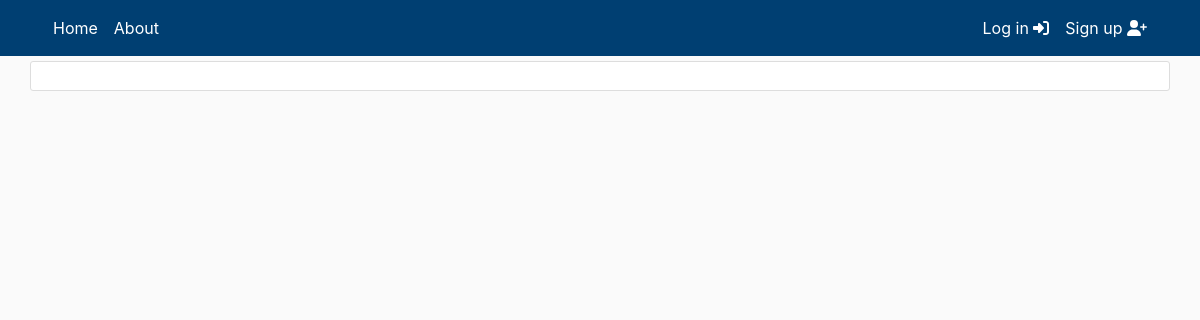
The page /cats/sphynx-cat on the database as committed earlier.
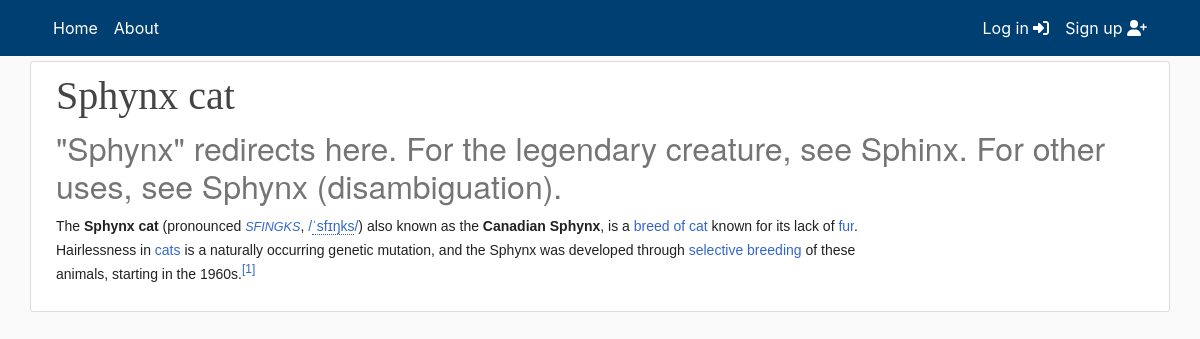
The same page on the database as committed later.
### main/models.py (models this page shows, shortened)
class Article(models.Model):
    title = models.CharField(max_length=200)
    subtitle = models.CharField(max_length=200, default="", blank=True)
    article_slug = models.SlugField("Article slug",
                                    null=False,
                                    blank=False,
                                    unique=True)
    content = HTMLField(blank=True, default="")
    notes = HTMLField(blank=True, default="")
    published = models.DateTimeField("Date published", default=timezone.now)
    modified = models.DateTimeField("Date modified", default=timezone.now)
    series = models.ForeignKey(ArticleSeries,
                               default="",
                               verbose_name="Series",
                               on_delete=models.SET_DEFAULT)
    @property
    def slug(self):
        return self.series.slug + "/" + self.article_slug
    class Meta:
        verbose_name_plural = "Article"
        ordering = ['title', '-published']

### main/views.py (the view)
# urls.py: path("<series>/<article>", views.article, name="article"),
def article(request, series: str, article: str):
    matching_article = Article.objects.filter(series__slug=series,
                                              article_slug=article).first()
    return render(request=request,
                  template_name='main/article.html',
                  context={"object": matching_article})

### main/templates/main/article.html
{% extends "main/header.html" %}
{% block content %}
<div class="row media content-section mobiledevice">
    <div class="col-lg-12 col-md-12 col-sm-12">
        <div class="d-flex">
            <div>
                <h1 class="title-style">{{ object.title }}</h1>
                <h2 class="subtitle-style">{{ object.subtitle }}</h2>
            </div>
        </div>
    </div>
    <div class="col-lg-9 col-md-12 col-sm-12" id="content">
        <div class="article-style">
            {{ object.content|safe }}
        </div>
    </div>
{% endblock content %}

### main/templates/main/header.html (shortened to what this page needs)
{% load static %}
<!DOCTYPE html>
<html>
	<head>
		<link
			rel="stylesheet"
			href="https://cdn.jsdelivr.net/npm/bootstrap@4.6.0/dist/css/bootstrap.min.css"
		/>
		<link
			href="{% static 'fontawesomefree/css/all.min.css' %}"
			rel="stylesheet"
			type="text/css"
		/>
		<link
			rel="stylesheet"
			type="text/css"
			href="{% static 'main/main.css' %}"
		/>
	</head>
	<body>
		{% include 'main/includes/navbar.html' %}
		<main role="main" class="container-xl">
			<div class="row">
				<div class="col-lg-12 col-md-12-p-0 col-sm-12">
					{% include 'main/includes/messaging.html' %} {% block content %}{% endblock %}
				</div>
			</div>
		</main>
	</body>
</html>

### main/templates/main/includes/navbar.html (shortened to what this page needs)
<header class="site-header" style="margin-bottom: 5px">
	<nav class="navbar navbar-expand-md navbar-color">
		<div class="container">
			<div class="navbar-nav">
				<a class="nav-item nav-link" href="/">Home</a>
			</div>
			<div class="collapse navbar-collapse" id="navbarToggle">
				<div class="navbar-nav mr-auto">
					<a class="nav-item nav-link" href="/">About</a>
				</div>
				<div class="navbar-nav">
					{% if user.is_authenticated %}
					<a class="nav-item nav-link" href="{% url 'logout' %}">
						Log out <i class="fas fa-sign-out-alt"></i>
					</a>
					{% else %}
					<a class="nav-item nav-link" href="{% url 'login' %}">
						Log in <i class="fas fa-sign-in-alt"></i>
					</a>
					<a class="nav-item nav-link" href="{% url 'register' %}">
						Sign up <i class="fas fa-user-plus"></i>
					</a>
					{% endif %}
				</div>
			</div>
		</div>
	</nav>
</header>

### main/static/main/main.css (style rules this page uses)
:root { --footercolor: #003F72; --navbarcolor: #003F72; --btncolor: #003F72; --socialcolor: #003F72; --brightText: #ffffff; }
.navbar-color { background-color: var(--navbarcolor); }
body { background: #fafafa; }
h1, h2, h3, h4, h5, h6 { color: #444444; }
.site-header .navbar-nav .nav-link { color: var(--brightText); }
.content-section { background: #ffffff; padding: 10px 20px; border: 1px solid #dddddd; border-radius: 3px; margin-bottom: 20px; }
@media screen and (min-width: 600px) { .mobiledevice { padding-left: 10px; padding-right: 10px; } }
.title-style { font-family: fell, Georgia, Cambria, 'Times New Roman', Times, serif !important; }
.subtitle-style { font-family: sohne, 'Helvetica Neue', Helvetica, Arial, sans-serif !important; color: rgba(117, 117, 117, 1) !important; }

Rows that differ between the two databases and show on the page:
added Article: title "Sphynx cat", subtitle "\"Sphynx\" redirects here. For the legendary creature, see Sphinx. For other uses, see Sphynx (disambiguation).", content "The Sphynx cat (pronounced SFINGKS , / ˈ s f ɪ ŋ k s / ) also known as the Canadian Sphynx , is a breed of cat known for its lack of fur . Hairlessness in cats is a naturally occurring genetic mutation, and the Sphynx was developed through selective breeding of these animals, starting in the 1960s. [1]"
